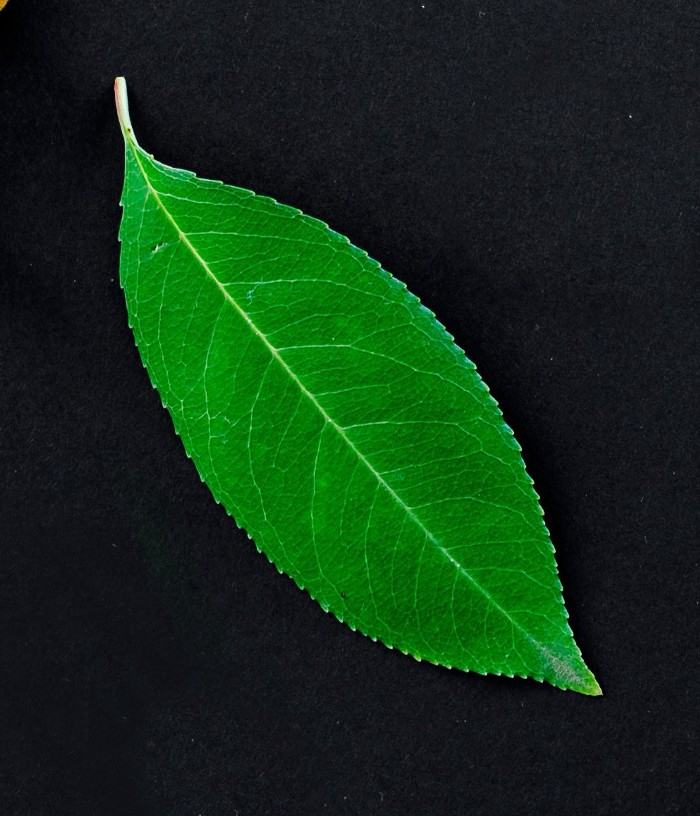
#> input picture 03_Software codes/03_Python_AI_Jetson Nano/01_myOpenCV/img/leaf.jpeg, 700 x 816 px, found by its file name
$ python imgTest.py
#> lines starting #> are read from the running program, lines starting #| are printed output that depends on the picture; after the words box and inside, x2 and y2 are one past the last pixel; in counts of white or black regions, pixels touching at a corner belong together; long printed decimals are rounded
import cv2
import numpy as np

def nothing(x):
    pass

#frame = cv2.imread('input.jpg')
#roi = cv2.imread('input.jpg')
#roi = cv2.imread('f1.jpg')
# Create a window
cv2.namedWindow('Control Panel')
cv2.moveWindow('Control Panel',0,600)
# create trackbars for color change
cv2.createTrackbar('lowH','Control Panel',10,360, nothing) #10,255
cv2.createTrackbar('highH','Control Panel',80,360,nothing) #80,255
cv2.createTrackbar('lowS','Control Panel',100,100,nothing) #100,255
cv2.createTrackbar('highS','Control Panel',250,100,nothing) #250,255
cv2.createTrackbar('lowV','Control Panel',100,255,nothing) #100,255
cv2.createTrackbar('highV','Control Panel',250,255,nothing) #25,255
fileName = '/home/jetbot/Desktop/pyPro/myOpenCV/img/leaf.jpeg'

roi = cv2.imread(fileName, cv2.IMREAD_UNCHANGED) #jetbot@jetson-4-3:~/Desktop/pyPro/myOpenCV
#> roi is the input picture: shape (816, 700, 3); mean B, G, R 23, 46.8, 17.3
dimensions = roi.shape
#> dimensions = (816, 700, 3)
# height, width, number of channels in image
height = roi.shape[0]
#> height = 816
width = roi.shape[1]
#> width = 700
channels = roi.shape[2]
#> channels = 3
print('Image Dimension    : ',dimensions)
#| Image Dimension    :  (816, 700, 3)
print('Image Height       : ',height)
#| Image Height       :  816
print('Image Width        : ',width)
#| Image Width        :  700
print('Number of Channels : ',channels)
#| Number of Channels :  3

while(True):
    roi = cv2.imread(fileName, cv2.IMREAD_UNCHANGED) #jetbot@jetson-4-3:~/Desktop/pyPro/myOpenCV
    dim = (640, 480)
	# resize image
    roi = cv2.resize(roi, dim, interpolation = cv2.INTER_AREA)
#> roi: shape (480, 640, 3)
    frame=roi[280:480, 220:420]   # 640x480

    cv2.imshow('SOURCE', frame)
    cv2.moveWindow('SOURCE',0,0)

    hsv = cv2.cvtColor(frame, cv2.COLOR_BGR2HSV)
#> hsv: shape (200, 200, 3); mean H, S, V 91.4, 139.5, 63.9
    hueImg, satImg, valImg = cv2.split(hsv)
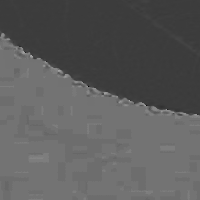
#> hueImg: shape (200, 200); min 0, max 170, mean 91.4
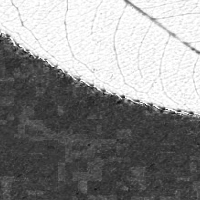
#> satImg: shape (200, 200); min 12, max 255, mean 139.5
    cv2.imshow("orig HUE", hueImg)
    cv2.moveWindow('orig HUE',300,0)
    cv2.imshow("orig SATURATION", satImg)
    cv2.moveWindow('orig SATURATION',500,0)
    cv2.imshow("orig VALUE", valImg)
    cv2.moveWindow('orig VALUE',700,0)

# get current positions of the trackbars:
    lowH = cv2.getTrackbarPos('lowH', 'Control Panel')
    highH = cv2.getTrackbarPos('highH', 'Control Panel')
    lowS = cv2.getTrackbarPos('lowS', 'Control Panel')
    highS = cv2.getTrackbarPos('highS', 'Control Panel')
    lowV = cv2.getTrackbarPos('lowV', 'Control Panel')
    highV = cv2.getTrackbarPos('highV', 'Control Panel')

    hueMask = cv2.inRange(hueImg, lowH, highH)  #10,80
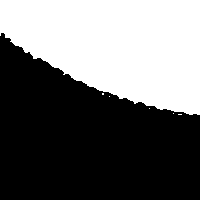
#> hueMask: shape (200, 200); 42.3% white; 6 white regions (5 under 20 px), largest, box (x1, y1, x2, y2) and area: (0, 0, 200, 115) 16902
    satMask = cv2.inRange(satImg, lowS, highS)  #100,250
#> satMask: shape (200, 200); 29.5% white in thin lines or dots
    valMask = cv2.inRange(valImg, lowV, highV)  #100,250
#> valMask: shape (200, 200); 37.1% white; 16 white regions (14 under 20 px), largest, box (x1, y1, x2, y2) and area: (0, 0, 200, 114) 14765, (192, 0, 200, 9) 37
    cv2.imshow("mask HUE", hueImg)
    cv2.moveWindow('mask HUE',300,300)
    cv2.imshow("mask SATURATION", satImg)
    cv2.moveWindow('mask SATURATION',500,300)
    cv2.imshow("mask VALUE", valImg)
    cv2.moveWindow('mask VALUE',700,300)

    hueMask = hueMask & satMask & valMask
#> hueMask: shape (200, 200); 25.4% white in thin lines or dots, all inside (x1, y1, x2, y2) = (0, 0, 200, 113)
    cv2.imshow("COMBO_MASK", hueMask)
    cv2.moveWindow('COMBO_MASK',1000,0)

#noNoise = cv2.fastNlMeansDenoising(hueMask,250,7,21)
#cv2.imshow("NO_NOISE", noNoise)
#cv2.moveWindow('NO_NOISE',1000,150)

    vertical = np.copy(hueMask)
    rows = vertical.shape[0]
#> rows = 200
    verticalsize = rows // 9   #influencing the target direction !!!
#> verticalsize = 22
# Create structure element for extracting vertical lines through morphology operations
    verticalStructure = cv2.getStructuringElement(cv2.MORPH_RECT, (1, verticalsize))
#> verticalStructure = 22 values from 1 to 1
    vertical = cv2.erode(vertical, verticalStructure)
#> vertical: shape (200, 200); 0.03% white in thin lines or dots, all inside (x1, y1, x2, y2) = (62, 0, 161, 70)
    vertical = cv2.dilate(vertical, verticalStructure)
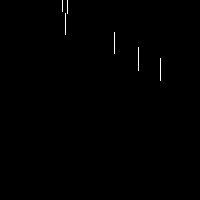
#> vertical: shape (200, 200); 0.29% white in thin lines or dots, all inside (x1, y1, x2, y2) = (62, 0, 161, 81)
    cv2.imshow("COMBO_VERTICAL", vertical)
    cv2.moveWindow('COMBO_VERTICAL',1000,0)

    contours, hierarhy = cv2.findContours(vertical, cv2.RETR_TREE, cv2.CHAIN_APPROX_SIMPLE)
#> contours = 6 contours, all with area under 20
    frame = cv2.drawContours(frame, contours, -1, (0,0,250), 1)
#> frame: shape (200, 200, 3); mean B, G, R 18.5, 60.6, 15
    cv2.fillPoly(frame, pts =contours, color=(255,0,255))
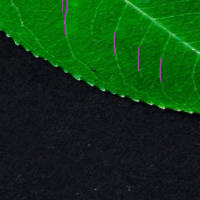
#> frame: shape (200, 200, 3); mean B, G, R 19.3, 60.6, 15
    cv2.imshow('CONTOUR', frame)
    cv2.moveWindow('CONTOUR',1200,0)

#get conture centers
    contours_poly = len(contours)
#> contours_poly = 6
    center = len(contours)
#> center = 6
    radius = len(contours)
#> radius = 6

#find enclosing polygon which fits around the contures
    rMax = 1
    origo = (100,100)
    for i in range(0,len(contours)):
        cont = contours[i]
        approx = cv2.approxPolyDP(cont, 2, True)
		#(x,y),radius = cv2.minEnclosingCircle(approx)
        (x,y),radius = cv2.minEnclosingCircle(cont)
        center = (int(x), int(y))
        radius = int(radius)
        frameCircle = cv2.circle(frame, center, radius, (255,0,0), 2)
        if x>0 and x<640 and y>0 and y<480:  #ROI window for region of interes can be smaller (not the full window)
            if int(radius) > rMax:
                rMax = int(radius)
                origo = center
#> this loop made 6 passes
#> (approx, x, y, radius, rMax) on pass 1: ([[160, 58], [160, 80]], 160, 69, 11, 11)
#> (approx, x, y, radius, center) on passes 2 to 6: ([[138, 47], [138, 70]], 138, 58.5, 11, (138, 58)), ([[114, 32], [114, 53]], 114, 42.5, 10, (114, 42)), ([[65, 13], [65, 34]], 65, 23.5, 10, (65, 23)), ([[67, 0], [67, 13]], 67, 6.5, 6, (67, 6)), ([[62, 0], [62, 11]], 62, 5.5, 5, (62, 5))
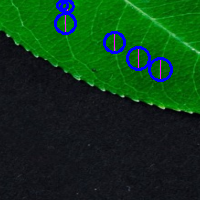
#> frame: shape (200, 200, 3); 2.4% of pixels changed, all inside (x1, y1, x2, y2) = (54, 0, 173, 82)
#> after the loop, rMax = 11
    print("rMax & origo: ")
    print(rMax, origo)
#| 11 (160, 69)
    frameCircle = cv2.line(frame, (100,200), (100,100), (0,255,255),2)   # ideal line
    frameCircle = cv2.line(frame, (100,200), origo, (0,0,250),2)		# direction required

    x11 = 100
    y11 = 200
    x12 = 100
    y12 = 100
	#origo
    x21 = 100
    y21 = 200
    x22 = origo[0]
#> x22 = 160
    y22 = origo[1]
#> y22 = 69

    vector_1 = [x11 - x12, y11 - y12]
    vector_2 = [x21 - x22, y21 - y22]
#> vector_2 = [-60, 131]
	#vector_1 = [0, 1]
	#vector_2 = [2, 3]
    unit_vector_1 = vector_1 / np.linalg.norm(vector_1)
    unit_vector_2 = vector_2 / np.linalg.norm(vector_2)
#> unit_vector_2 = [-0.416, 0.909]
    dot_product = np.dot(unit_vector_1, unit_vector_2)
#> dot_product = 0.909
    angle = np.arccos(dot_product)
#> angle = 0.429
    if x22 < x11 :
        angle = -1* angle
    print("Angle :", angle*180/np.pi)
#| Angle : 24.609
    cv2.imshow('CIRCLE', frameCircle)
    cv2.moveWindow('CIRCLE',1600,0)
    roi[280:480, 220:420]=frameCircle
    roi = cv2.rectangle(roi, (220,280),(420,480), (255,0,0),2)
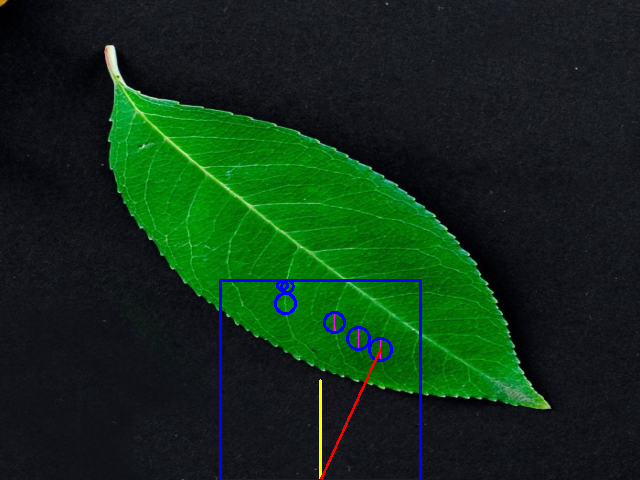
#> roi: shape (480, 640, 3); mean B, G, R 25.3, 46.1, 17.7
    cv2.imshow('FINAL', roi)
    cv2.moveWindow('FINAL',1000,400)


    if cv2.waitKey(1)==ord('q'):
#> (key q is pressed here)
        break

cv2.destroyAllWindows()
